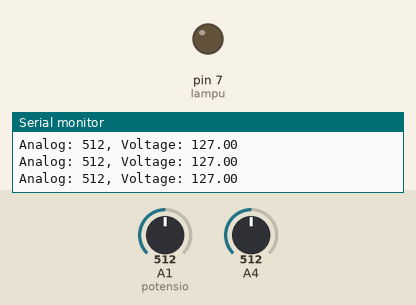
This sketch was run on a simulated Arduino Uno, built with avr-gcc and run on an emulated ATmega328P. Shown: output pins drawn as LEDs (lit = HIGH), the last lines printed to the serial monitor. The inputs (shaded band) are chosen by the test bench; at power-on: A1 (potensio) = 512, A4 = 512.

Above: at 1.2 s.
1.3 s: A1 (potensio) set to 522
At 2.0 s:
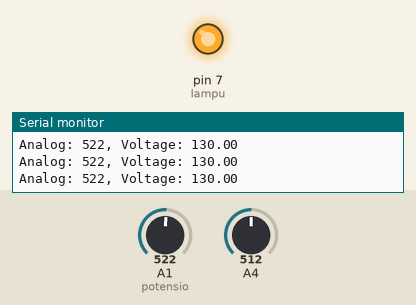
2.8 s: A1 (potensio) set to 511
At 4.0 s:
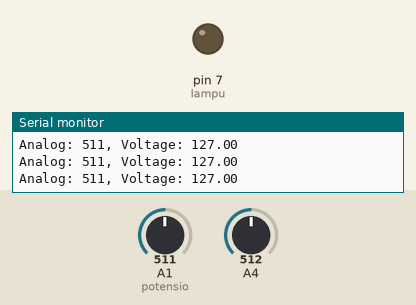
4.3 s: A1 (potensio) set to 716
At 5.3 s:
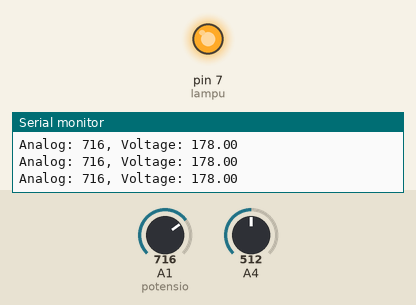
Timing chart, 0 to 7.3 s (numbered marks = the images above; inputs shaded):
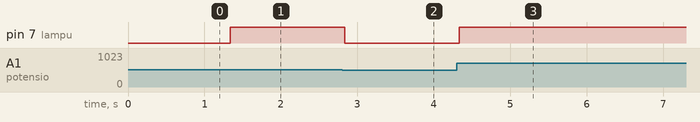

Measured:
- the behaviour switches between 513 and 514 on A1 (potensio) (found by bisection; images 0 and 1)
- after the input at 1.3 s, pin 7 (lampu): LOW → HIGH at once
- after the input at 2.8 s, pin 7 (lampu): HIGH → LOW at once
- after the input at 4.3 s, pin 7 (lampu): LOW → HIGH at once

The sketch:

Latihan16.ino
```cpp
#define potensio A1
#define lampu 7

float voltage;
int analogValue;
int value;

void setup() {
  pinMode(lampu, OUTPUT);
  Serial.begin(9600);
}

void loop() {
  analogValue = analogRead(potensio);

  voltage = map(analogValue, 0, 1023, 0, 255); //0 min val, 5 max val

  Serial.print("Analog: ");
  Serial.print(analogValue);
  Serial.print(", Voltage: ");
  Serial.println(voltage);
  value = analogRead(voltage);
  analogWrite(lampu, voltage);
}
```
